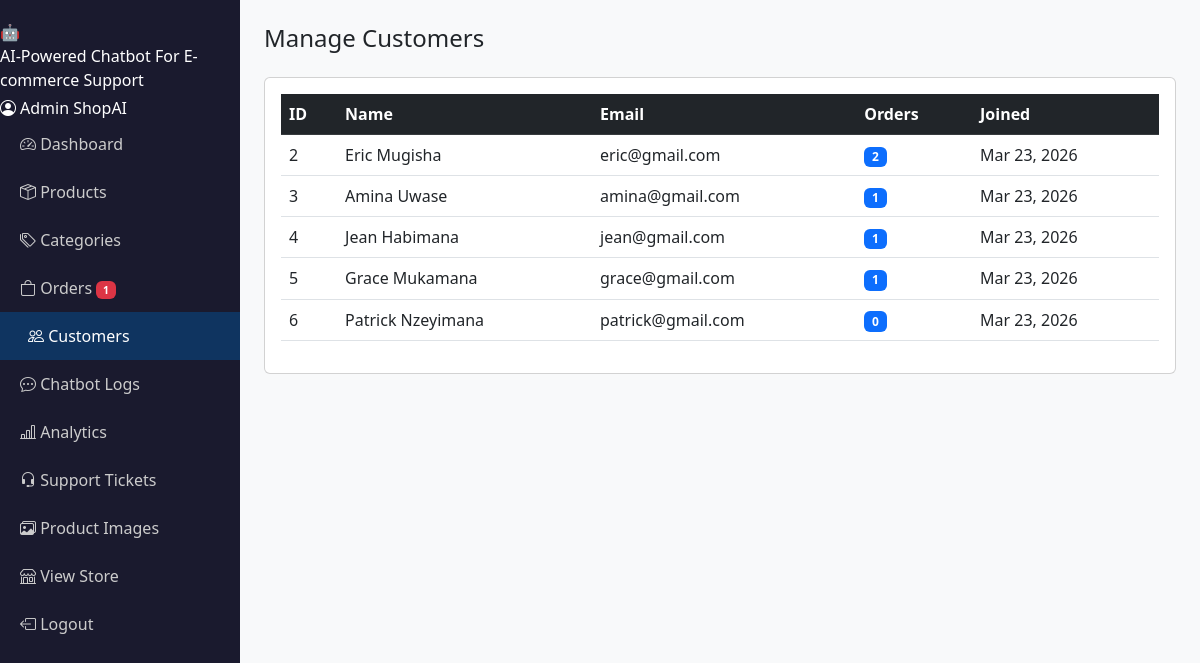
The page /admin/users.php (signed in) on the database its author committed.
### tables this page shows
CREATE TABLE users (
    id INT AUTO_INCREMENT PRIMARY KEY,
    name VARCHAR(100) NOT NULL,
    email VARCHAR(150) UNIQUE NOT NULL,
    password VARCHAR(255) NOT NULL,
    role ENUM('customer','admin') DEFAULT 'customer',
    phone VARCHAR(20),
    address TEXT,
    created_at TIMESTAMP DEFAULT CURRENT_TIMESTAMP
);

### admin/users.php (the view)
<?php require_once 'includes/admin_header.php'; ?>
<?php
$users = $conn->query("SELECT u.*, COUNT(o.id) as order_count FROM users u LEFT JOIN orders o ON u.id=o.user_id WHERE u.role='customer' GROUP BY u.id ORDER BY u.created_at DESC");
?>
<div class="admin-content">
    <h4 class="mb-4">Manage Customers</h4>
    <div class="card p-3">
        <table class="table table-hover align-middle">
            <thead class="table-dark">
                <tr><th>ID</th><th>Name</th><th>Email</th><th>Orders</th><th>Joined</th></tr>
            </thead>
            <tbody>
            <?php while ($u = $users->fetch_assoc()): ?>
            <tr>
                <td><?= $u['id'] ?></td>
                <td><?= htmlspecialchars($u['name']) ?></td>
                <td><?= htmlspecialchars($u['email']) ?></td>
                <td><span class="badge bg-primary"><?= $u['order_count'] ?></span></td>
                <td><?= date('M d, Y', strtotime($u['created_at'])) ?></td>
            </tr>
            <?php endwhile; ?>
            </tbody>
        </table>
    </div>
</div>
<?php require_once 'includes/admin_footer.php'; ?>

### ecommerce-chatbot/assets/css/style.css (style rules this page uses)
body { font-family: 'Segoe UI', sans-serif; background: #f8f9fa; }
.admin-content { margin-left: 240px; padding: 24px; }

### rows shown on the page
users: id "2", name "Eric Mugisha", email "eric@gmail.com", order_count "2", created_at "Mar 23, 2026"
users: id "3", name "Amina Uwase", email "amina@gmail.com", order_count "1", created_at "Mar 23, 2026"
users: id "4", name "Jean Habimana", email "jean@gmail.com", order_count "1", created_at "Mar 23, 2026"
users: id "5", name "Grace Mukamana", email "grace@gmail.com", order_count "1", created_at "Mar 23, 2026"
users: id "6", name "Patrick Nzeyimana", email "patrick@gmail.com", order_count "0", created_at "Mar 23, 2026"

### other values the page prints
SITE_NAME "AI-Powered Chatbot For E-commerce Support"
$_SESSION['user_name'] "Admin ShopAI"
$label "Dashboard"
$label "Products"
$label "Categories"
$label "Orders"
$pending_count "1"
$label "Customers"
$label "Chatbot Logs"
$label "Analytics"
$label "Support Tickets"
$label "Product Images"
$label "View Store"
